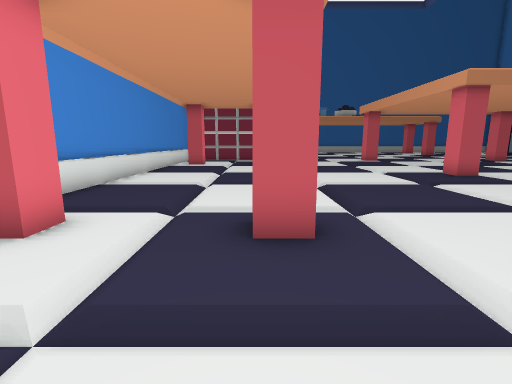
View 1 (above)

17 first-person views from a walk through a scene from a Unity 3-D project. The camera is 1.2 m above the floor, tilts 10° down and sees 85° across. The floor is counted in squares, 1 m on a side. Each view is taken from the middle of a square. On the plan, view 1 faces up. The plan holds only what a view shows up to about 13 squares ahead; the rest is blank.

View 2
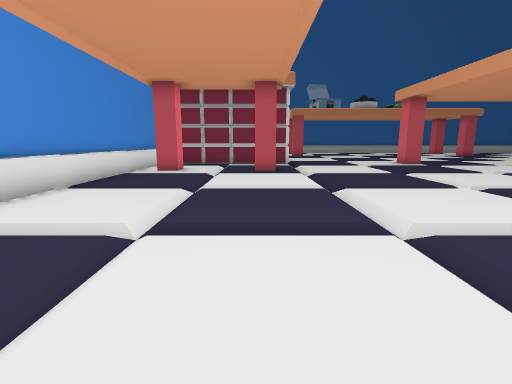

View 3
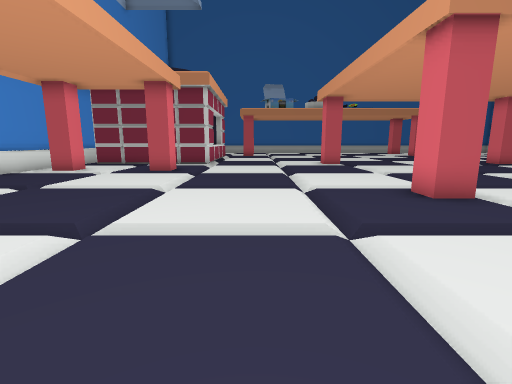

View 4
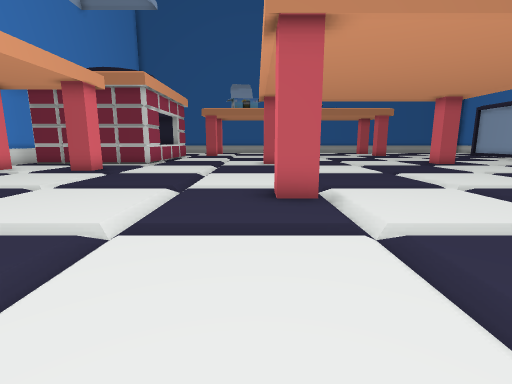

View 5
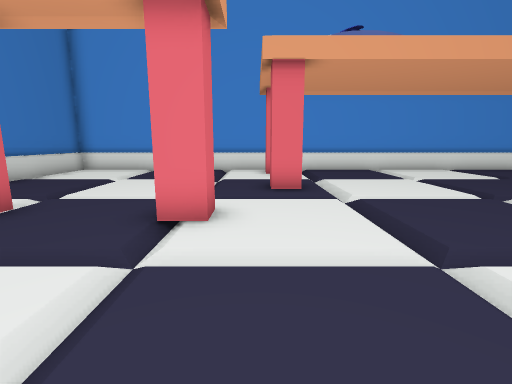

View 6
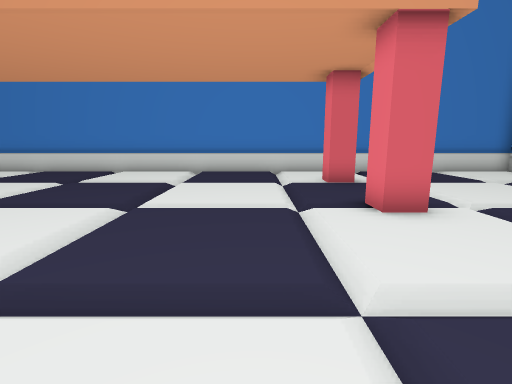

View 7
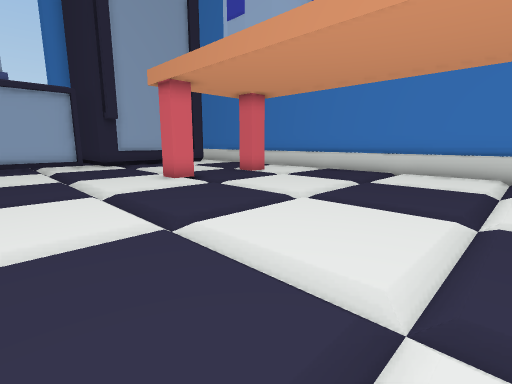

View 8
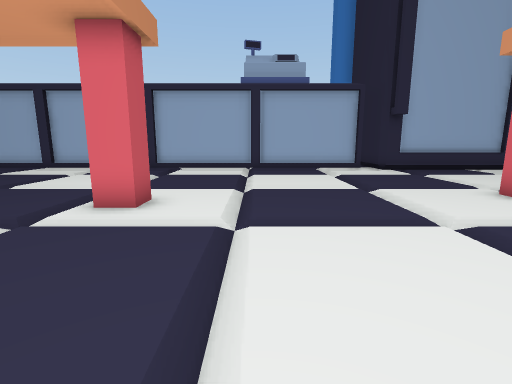

View 9
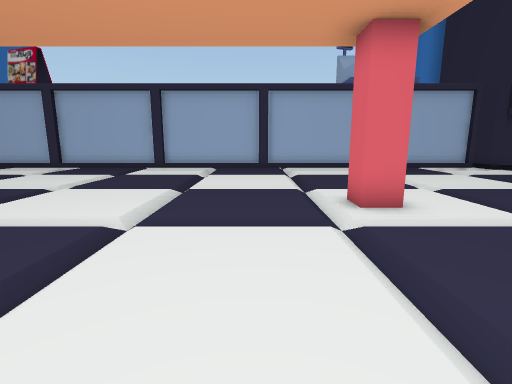

View 10
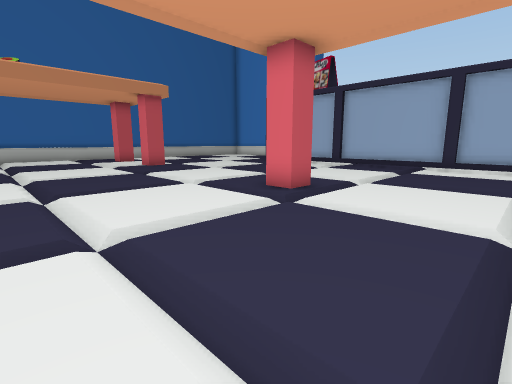

View 11
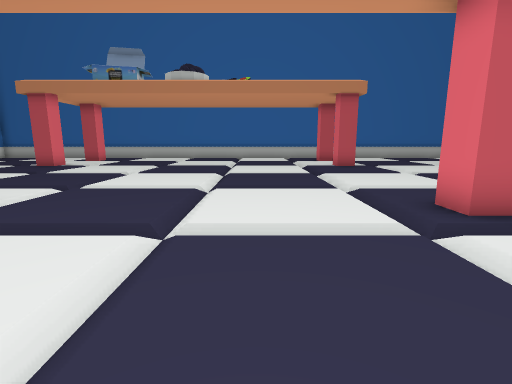

View 12
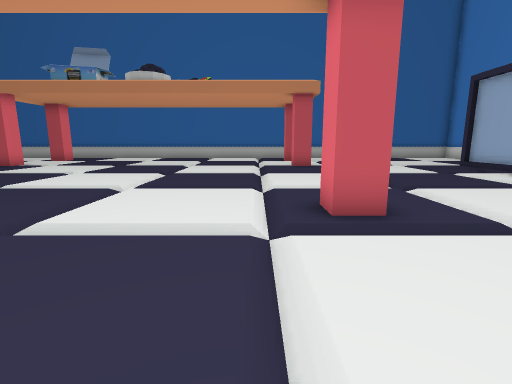

View 13
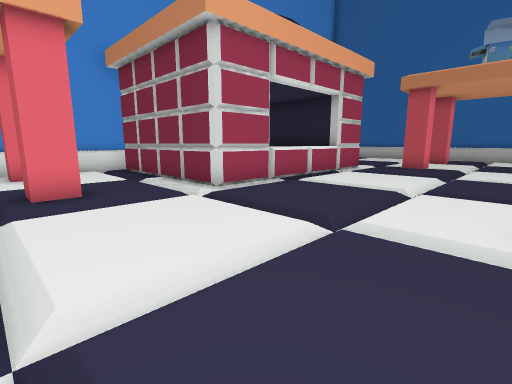

View 14
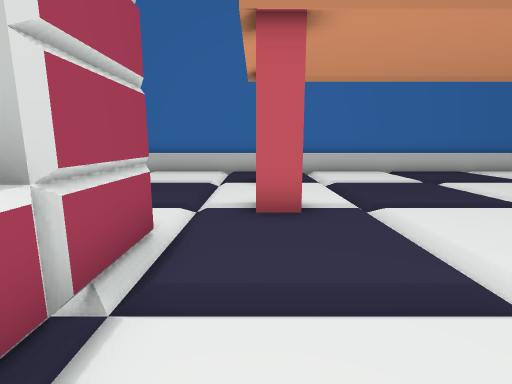

View 15
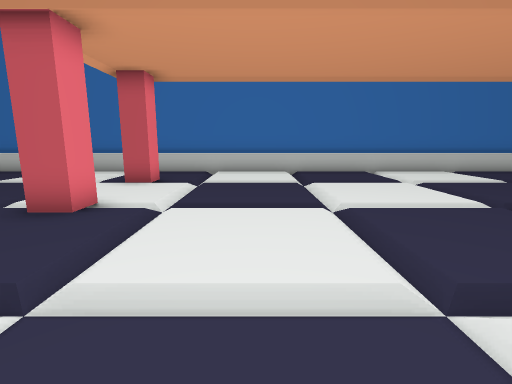

View 16
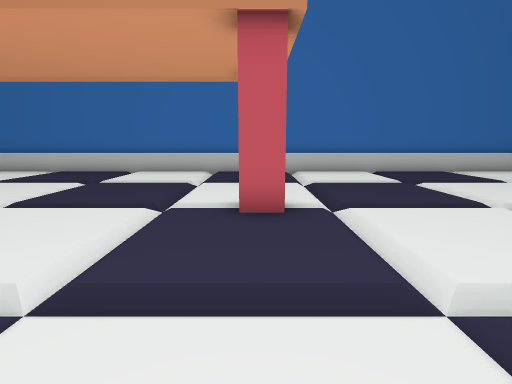

View 17
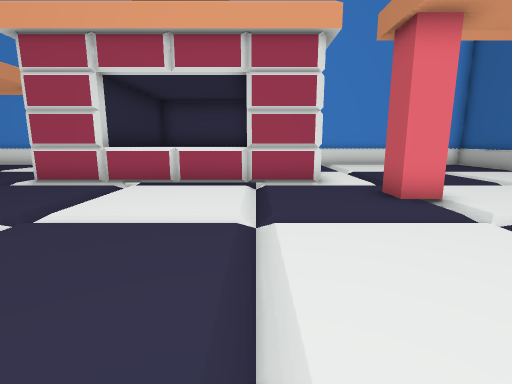

### Floor plan
Key: @ floor where view 1 was taken; # wall or solid block; x gap in a wall; . floor; / step, stairs or slope; = window, fence, low wall or low ledge; ^ raised ledge.
Columns run from 5 left of view 1 to 28 right of it. Each row starts with its distance up from view 1.
 35  #################################
 34  ....../../....../../....../../..
 33   ...../../....../../. ..../../.
 32     ...////....../../. ..../../
 31      ../../....../../. ..../..
 30  ... ../../....../../....../..
 29  ....../../....../../....../.
 28   .....////....../../.#..../..
 27       #/../....../../....../.#
 26       ##../....../../....../.#
 25   ######/////////////////////#
 24   ^  ^ ^../....../../....../.#
 23   ^  ^^.../....../../....../.#
 22   ^  ^^^../....../../....../.#
 21   ######../....../../....../.#
 20      ###../....../../# ..../.#
 19 #######/../.. .../../##..../.#
 18 #....../../....../../....../.#
 17 #....../../....../../....../.#
 16 #x#..#//../....../../....../.#
 15 #////////////////////////////#
 14 #....../../....../../....../.#
 13 #....../../....../../....../.#
 12 #....../../....../../....../.#
 11 #....../../..#.../../##..../.#
 10 #....../../....../../##..../.#
  9 #....../../....../../....../.#
  8 #....../../....../../....../.#
  7 #....../../....../../....../.#
  6 #....../../....../../....../.#
  5 #////////////////////////////#
  4 # #..#//../....../../....../.#
  3 #....../../....../../....../.#
  2 #......////....../../.#..../##
  1 #. ..../../....../../....../=#
  0     .@./../....../../....../=#
 -1   ...../../....../../...  ./=#
 -2 #......////....../../.#    /=#
 -3 #....../ ./....../../.      ##
 -4 #....../ ./....../../.
 -5 #######################

Where each view was taken, in squares from view 1:
view 1: 0 up, 0 right, facing up
view 2: 5 up, 0 right, facing up
view 3: 5 up, 4 right, facing up
view 4: 5 up, 7 right, facing up
view 5: 3 up, 8 right, facing left
view 6: 7 up, 6 right, facing down
view 7: 7 up, 8 right, facing down-right
view 8: 8 up, 11 right, facing right
view 9: 13 up, 11 right, facing right
view 10: 15 up, 11 right, facing up-right
view 11: 15 up, 13 right, facing up
view 12: 15 up, 15 right, facing up
view 13: 15 up, 7 right, facing up-left
view 14: 23 up, 3 right, facing up
view 15: 23 up, 7 right, facing up
view 16: 23 up, 17 right, facing up
view 17: 25 up, 9 right, facing left
